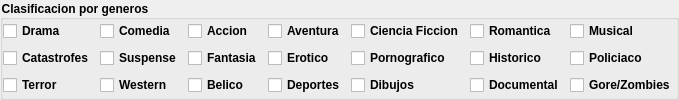
        <widget class="QGroupBox" name="groupBox_3">
         <property name="styleSheet">
          <string notr="true">font: 7pt &quot;Sans Serif&quot;;
font: bold</string>
         </property>
         <property name="title">
          <string>Clasificacion por generos</string>
         </property>
         <layout class="QGridLayout" name="gridLayout_3">
          <property name="leftMargin">
           <number>0</number>
          </property>
          <property name="topMargin">
           <number>0</number>
          </property>
          <property name="rightMargin">
           <number>0</number>
          </property>
          <property name="bottomMargin">
           <number>0</number>
          </property>
          <item row="0" column="0">
           <widget class="QCheckBox" name="checkBox">
            <property name="toolTip">
             <string>películas que se centran principalmente en el desarrollo de un conflicto entre los protagonistas, o del protagonista con su entorno o consigo mismo.</string>
            </property>
            <property name="statusTip">
             <string>películas que se centran principalmente en el desarrollo de un conflicto entre los protagonistas, o del protagonista con su entorno o consigo mismo.</string>
            </property>
            <property name="whatsThis">
             <string>películas que se centran principalmente en el desarrollo de un conflicto entre los protagonistas, o del protagonista con su entorno o consigo mismo.</string>
            </property>
            <property name="text">
             <string>Drama</string>
            </property>
           </widget>
          </item>
          <item row="0" column="1">
           <widget class="QCheckBox" name="checkBox_2">
            <property name="toolTip">
             <string>películas realizadas con la intención de provocar humor, entretenimiento o/y risa en el espectador.</string>
            </property>
            <property name="statusTip">
             <string>películas realizadas con la intención de provocar humor, entretenimiento o/y risa en el espectador.</string>
            </property>
            <property name="whatsThis">
             <string>películas realizadas con la intención de provocar humor, entretenimiento o/y risa en el espectador.</string>
            </property>
            <property name="text">
             <string>Comedia</string>
            </property>
           </widget>
          </item>
          <item row="0" column="2">
           <widget class="QCheckBox" name="checkBox_3">
            <property name="toolTip">
             <string>peliculas cuyo argumento implica una interacción moral entre el «bien» y el «mal» llevada a su fin por la violencia o la fuerza física.</string>
            </property>
            <property name="statusTip">
             <string>peliculas cuyo argumento implica una interacción moral entre el «bien» y el «mal» llevada a su fin por la violencia o la fuerza física.</string>
            </property>
            <property name="whatsThis">
             <string>peliculas cuyo argumento implica una interacción moral entre el «bien» y el «mal» llevada a su fin por la violencia o la fuerza física.</string>
            </property>
            <property name="text">
             <string>Accion</string>
            </property>
           </widget>
          </item>
          <item row="0" column="3">
           <widget class="QCheckBox" name="checkBox_4">
            <property name="toolTip">
             <string>peliculas que contienen situaciones de peligro y riesgo.</string>
            </property>
            <property name="statusTip">
             <string>peliculas que contienen situaciones de peligro y riesgo.</string>
            </property>
            <property name="whatsThis">
             <string>peliculas que contienen situaciones de peligro y riesgo.</string>
            </property>
            <property name="text">
             <string>Aventura</string>
            </property>
           </widget>
          </item>
          <item row="0" column="4">
           <widget class="QCheckBox" name="checkBox_6">
            <property name="toolTip">
             <string>peliculas que presentan la progresión de lo desconocido a lo conocido por el descubrimiento de una serie de enigmas.</string>
            </property>
            <property name="statusTip">
             <string>peliculas que presentan la progresión de lo desconocido a lo conocido por el descubrimiento de una serie de enigmas.</string>
            </property>
            <property name="whatsThis">
             <string>peliculas que presentan la progresión de lo desconocido a lo conocido por el descubrimiento de una serie de enigmas.</string>
            </property>
            <property name="text">
             <string>Ciencia Ficcion</string>
            </property>
           </widget>
          </item>
          <item row="0" column="5">
           <widget class="QCheckBox" name="checkBox_7">
            <property name="toolTip">
             <string>peliculas que hacen hincapié en los elementos amorosos y románticos.</string>
            </property>
            <property name="statusTip">
             <string>peliculas que hacen hincapié en los elementos amorosos y románticos.</string>
            </property>
            <property name="whatsThis">
             <string>peliculas que hacen hincapié en los elementos amorosos y románticos.</string>
            </property>
            <property name="text">
             <string>Romantica</string>
            </property>
           </widget>
          </item>
          <item row="0" column="6">
           <widget class="QCheckBox" name="checkBox_8">
            <property name="toolTip">
             <string>peliculas que contienen interrupciones en su desarrollo, para dar un breve receso por medio de un fragmento musical cantado o acompanados de una coreografía.</string>
            </property>
            <property name="statusTip">
             <string>peliculas que contienen interrupciones en su desarrollo, para dar un breve receso por medio de un fragmento musical cantado o acompanados de una coreografía.</string>
            </property>
            <property name="whatsThis">
             <string>peliculas que contienen interrupciones en su desarrollo, para dar un breve receso por medio de un fragmento musical cantado o acompanados de una coreografía.</string>
            </property>
            <property name="text">
             <string>Musical</string>
            </property>
           </widget>
          </item>
          <item row="1" column="0">
           <widget class="QCheckBox" name="checkBox_9">
            <property name="toolTip">
             <string>pelculas en el que el tema principal es una gran catástrofe  (por ejemplo grandes incendios, terremotos, naufragios o una hipotética colisión de un asteroide contra la Tierra).</string>
            </property>
            <property name="statusTip">
             <string>pelculas en el que el tema principal es una gran catástrofe  (por ejemplo grandes incendios, terremotos, naufragios o una hipotética colisión de un asteroide contra la Tierra).</string>
            </property>
            <property name="whatsThis">
             <string>pelculas en el que el tema principal es una gran catástrofe  (por ejemplo grandes incendios, terremotos, naufragios o una hipotética colisión de un asteroide contra la Tierra).</string>
            </property>
            <property name="text">
             <string>Catastrofes</string>
            </property>
           </widget>
          </item>
          <item row="1" column="1">
           <widget class="QCheckBox" name="checkBox_10">
            <property name="toolTip">
             <string>pelculas realizadas con la intención de provocar tensión en el espectador. También suele utilizarse la palabra thriller para designar películas de este tipo, aunque hay sutiles diferencias.</string>
            </property>
            <property name="statusTip">
             <string>pelculas realizadas con la intención de provocar tensión en el espectador. También suele utilizarse la palabra thriller para designar películas de este tipo, aunque hay sutiles diferencias.</string>
            </property>
            <property name="whatsThis">
             <string>pelculas realizadas con la intención de provocar tensión en el espectador. También suele utilizarse la palabra thriller para designar películas de este tipo, aunque hay sutiles diferencias.</string>
            </property>
            <property name="text">
             <string>Suspense</string>
            </property>
           </widget>
          </item>
          <item row="1" column="2">
           <widget class="QCheckBox" name="checkBox_11">
            <property name="toolTip">
             <string>peliculas que contienen hechos, mundos, criaturas o cosas fantasiosas.</string>
            </property>
            <property name="statusTip">
             <string>peliculas que contienen hechos, mundos, criaturas o cosas fantasiosas.</string>
            </property>
            <property name="whatsThis">
             <string>peliculas que contienen hechos, mundos, criaturas o cosas fantasiosas.</string>
            </property>
            <property name="text">
             <string>Fantasia</string>
            </property>
           </widget>
          </item>
          <item row="1" column="3">
           <widget class="QCheckBox" name="checkBox_12">
            <property name="toolTip">
             <string>peliculas que contiene escenas sexuales implicitas.</string>
            </property>
            <property name="statusTip">
             <string>peliculas que contiene escenas sexuales implicitas.</string>
            </property>
            <property name="whatsThis">
             <string>peliculas que contiene escenas sexuales implicitas.</string>
            </property>
            <property name="text">
             <string>Erotico</string>
            </property>
           </widget>
          </item>
          <item row="1" column="4">
           <widget class="QCheckBox" name="checkBox_13">
            <property name="toolTip">
             <string>peliculas que contiene escenas sexuales explicitas.</string>
            </property>
            <property name="statusTip">
             <string>peliculas que contiene escenas sexuales explicitas.</string>
            </property>
            <property name="whatsThis">
             <string>peliculas que contiene escenas sexuales explicitas.</string>
            </property>
            <property name="text">
             <string>Pornografico</string>
            </property>
           </widget>
          </item>
          <item row="1" column="5">
           <widget class="QCheckBox" name="checkBox_14">
            <property name="toolTip">
             <string>la acción de estas películas ocurre en el pasado, a menudo con intención de recreación histórica.</string>
            </property>
            <property name="statusTip">
             <string>la acción de estas películas ocurre en el pasado, a menudo con intención de recreación histórica.</string>
            </property>
            <property name="whatsThis">
             <string>la acción de estas películas ocurre en el pasado, a menudo con intención de recreación histórica.</string>
            </property>
            <property name="text">
             <string>Historico</string>
            </property>
           </widget>
          </item>
          <item row="1" column="6">
           <widget class="QCheckBox" name="checkBox_15">
            <property name="toolTip">
             <string>la derrota del «Mal» en el reino de la actividad criminal.</string>
            </property>
            <property name="statusTip">
             <string>la derrota del «Mal» en el reino de la actividad criminal.</string>
            </property>
            <property name="whatsThis">
             <string>la derrota del «Mal» en el reino de la actividad criminal.</string>
            </property>
            <property name="text">
             <string>Policiaco</string>
            </property>
           </widget>
          </item>
          <item row="2" column="0">
           <widget class="QCheckBox" name="checkBox_5">
            <property name="toolTip">
             <string>peliculas realizadas con la intención de provocar tensión, miedo y/o el sobresalto en la audiencia.</string>
            </property>
            <property name="statusTip">
             <string>peliculas realizadas con la intención de provocar tensión, miedo y/o el sobresalto en la audiencia.</string>
            </property>
            <property name="whatsThis">
             <string>peliculas realizadas con la intención de provocar tensión, miedo y/o el sobresalto en la audiencia.</string>
            </property>
            <property name="text">
             <string>Terror</string>
            </property>
           </widget>
          </item>
          <item row="2" column="1">
           <widget class="QCheckBox" name="checkBox_16">
            <property name="toolTip">
             <string>del período colonial a la era moderna de los Estados Unidos de América, a menudo mitificándolos.</string>
            </property>
            <property name="statusTip">
             <string>del período colonial a la era moderna de los Estados Unidos de América, a menudo mitificándolos.</string>
            </property>
            <property name="whatsThis">
             <string>del período colonial a la era moderna de los Estados Unidos de América, a menudo mitificándolos.</string>
            </property>
            <property name="text">
             <string>Western</string>
            </property>
           </widget>
          </item>
          <item row="2" column="2">
           <widget class="QCheckBox" name="checkBox_17">
            <property name="toolTip">
             <string>campos de batalla y posiciones que pertenecen a un tiempo de guerra.</string>
            </property>
            <property name="statusTip">
             <string>campos de batalla y posiciones que pertenecen a un tiempo de guerra.</string>
            </property>
            <property name="whatsThis">
             <string>campos de batalla y posiciones que pertenecen a un tiempo de guerra.</string>
            </property>
            <property name="text">
             <string>Belico</string>
            </property>
           </widget>
          </item>
          <item row="2" column="3">
           <widget class="QCheckBox" name="checkBox_18">
            <property name="toolTip">
             <string>entornos o acontecimientos relacionados con un deporte.</string>
            </property>
            <property name="statusTip">
             <string>entornos o acontecimientos relacionados con un deporte.</string>
            </property>
            <property name="whatsThis">
             <string>entornos o acontecimientos relacionados con un deporte.</string>
            </property>
            <property name="text">
             <string>Deportes</string>
            </property>
           </widget>
          </item>
          <item row="2" column="4">
           <widget class="QCheckBox" name="checkBox_19">
            <property name="toolTip">
             <string>peliculas realizadas intergramente en imagenes realizadas por ordenador.</string>
            </property>
            <property name="statusTip">
             <string>peliculas realizadas intergramente en imagenes realizadas por ordenador.</string>
            </property>
            <property name="whatsThis">
             <string>peliculas realizadas intergramente en imagenes realizadas por ordenador.</string>
            </property>
            <property name="text">
             <string>Dibujos</string>
            </property>
           </widget>
          </item>
          <item row="2" column="5">
           <widget class="QCheckBox" name="checkBox_20">
            <property name="toolTip">
             <string>Trata de documentar un hecho real con el maximo de detalles.</string>
            </property>
            <property name="statusTip">
             <string>Trata de documentar un hecho real con el maximo de detalles.</string>
            </property>
            <property name="whatsThis">
             <string>Trata de documentar un hecho real con el maximo de detalles.</string>
            </property>
            <property name="text">
             <string>Documental</string>
            </property>
           </widget>
          </item>
          <item row="2" column="6">
           <widget class="QCheckBox" name="checkBox_21">
            <property name="toolTip">
             <string>peliculas consideras de mucha violencia explicita y al mismo tiempo es un subgenero de terror.</string>
            </property>
            <property name="statusTip">
             <string>peliculas consideras de mucha violencia explicita y al mismo tiempo es un subgenero de terror.</string>
            </property>
            <property name="whatsThis">
             <string>peliculas consideras de mucha violencia explicita y al mismo tiempo es un subgenero de terror.</string>
            </property>
            <property name="text">
             <string>Gore/Zombies</string>
            </property>
           </widget>
          </item>
         </layout>
        </widget>
